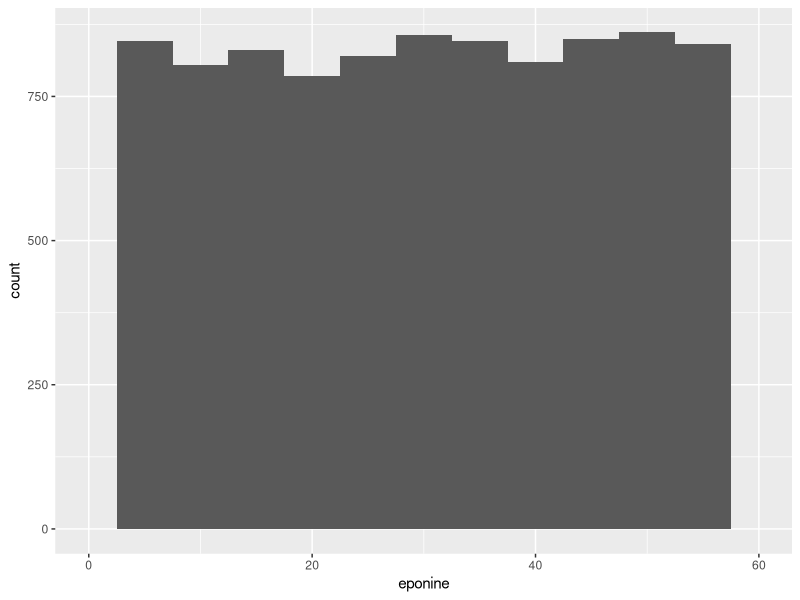
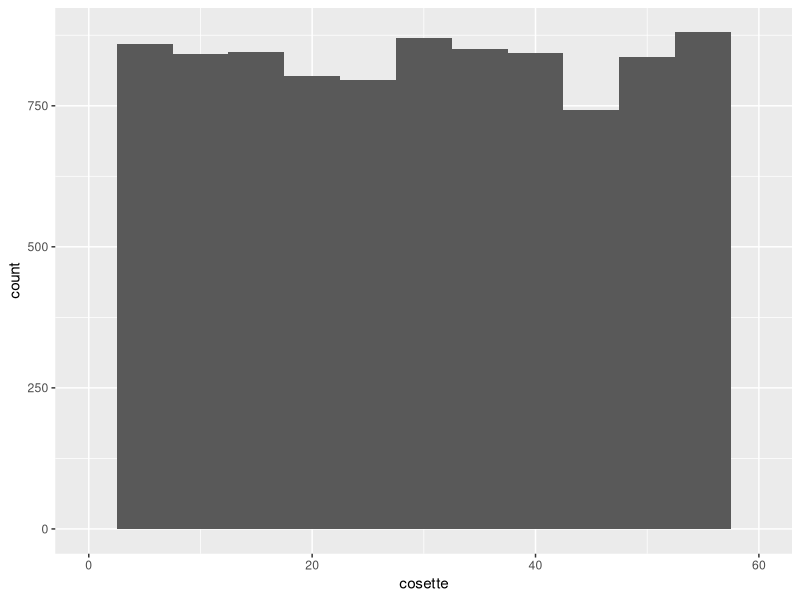
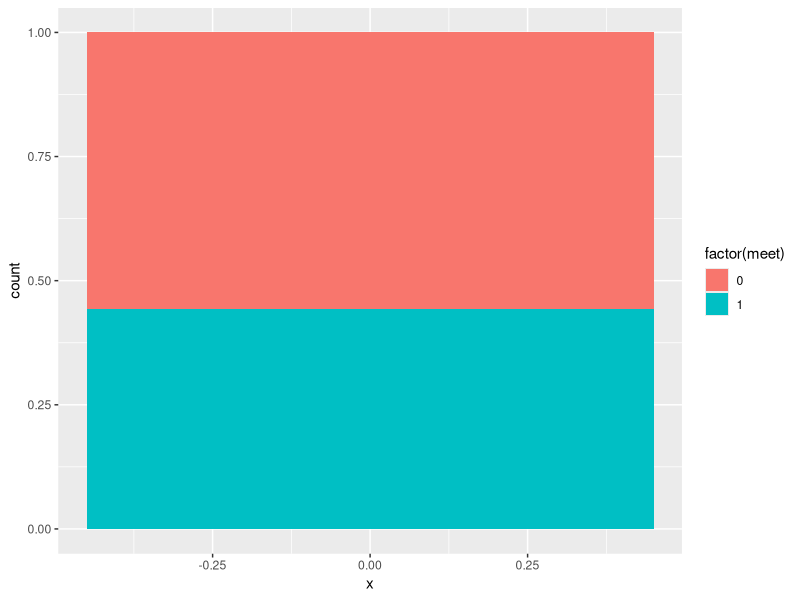
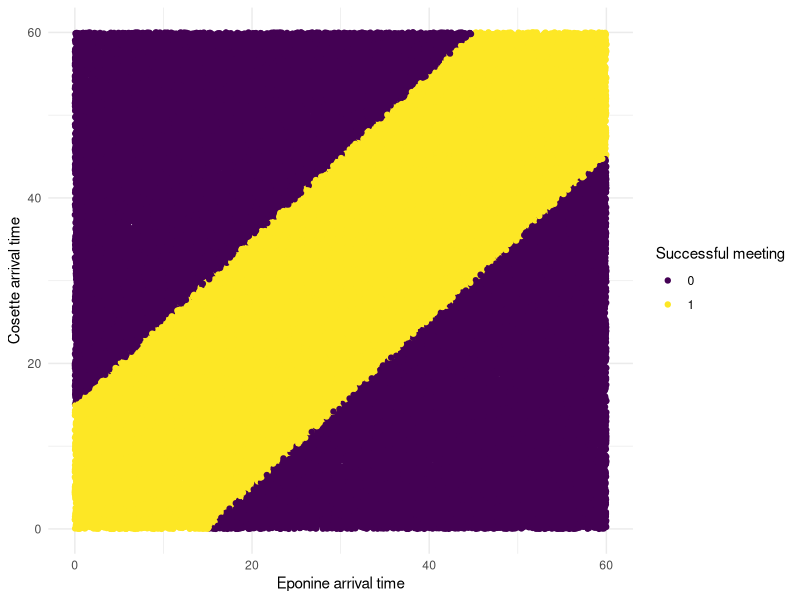
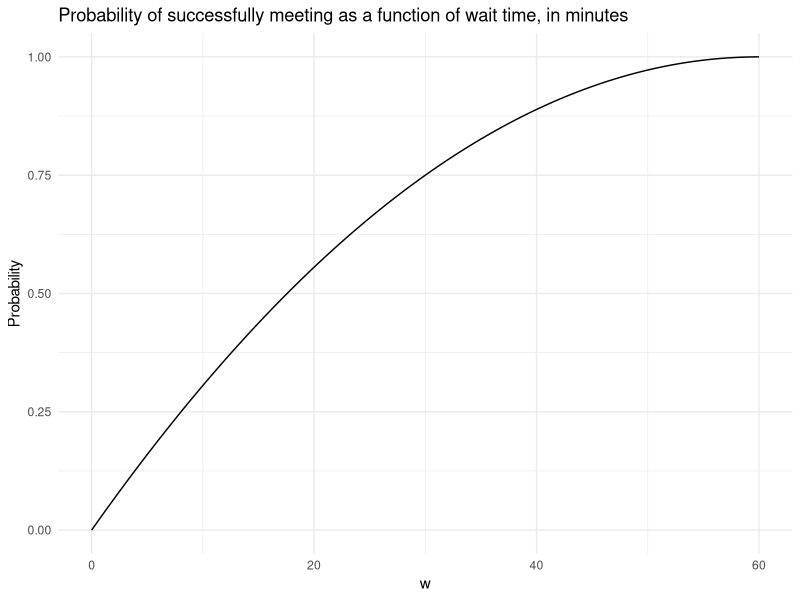

These charts were generated, in order, by the following R code:
## ---- chunk 1
knitr::opts_chunk$set(message = FALSE, warning = FALSE)
## ---- chunk 2
library(tidyverse)
## ---- chunk 3
# set number of simulations
N <- 10000

#generate arrival times
df <- data.frame(eponine = runif(N, 0, 60),
                 cosette = runif(N, 0, 60))

# create `wait_time` and `meet` variables
df <- df %>% 
  mutate(wait_time = abs(eponine - cosette),
         meet = if_else(wait_time <= 15, 1, 0))

prob_meet <- df %>% 
  summarize(prob_meet = sum(meet)/N)
prob_meet
## ---- chunk 4
# visualizations

#check uniform distribution
ggplot(df, aes(x = eponine)) +
  geom_histogram(binwidth = 5) +
  xlim(0,60)

ggplot(df, aes(x = cosette)) +
  geom_histogram(binwidth = 5) +
  xlim(0,60)

#check probability of meeting
ggplot(df, aes(x = 0, fill = factor(meet))) +
  geom_bar(position = "fill")
## ---- chunk 5
# calculate margin of error
ME <- 1/sqrt(N)
ME

# calculate confidence interval
CI <- c(prob_meet - ME, prob_meet + ME)
## ---- chunk 6
#simulation code
# set number of simulations
N <- 100000

#generate arrival times
df <- data.frame(eponine = runif(N, 0, 60),
                 cosette = runif(N, 0, 60))

# create `meet` variable
df <- df %>% 
  mutate(wait_time = abs(eponine - cosette),
         meet = if_else(wait_time <= 15, 1, 0))

prob_meet <- df %>% 
  summarize(prob_meet = sum(meet)/N)
prob_meet

# calculate margin of error
ME <- 1/sqrt(N)
ME

# calculate confidence interval
CI <- c(prob_meet - ME, prob_meet + ME)
## ---- chunk 7
median <- median(df$wait_time)
median
## ---- chunk 8
ggplot(df, aes(x = eponine, y = cosette, color = factor(meet))) +
  geom_point() +
  scale_color_viridis_d() +
  labs(color = "Successful meeting",
       x = "Eponine arrival time",
       y = "Cosette arrival time") +
  theme_minimal()
  
## ---- chunk 9
# graph probability as function of w
#create vector of wait times from 0 to 60 minutes, by 0.01 minutes
w <- seq(0, 60, by = 0.01)

#put w in a new dataframe and compute the probability of meeting as a function of w
new <- data.frame(w) %>% 
  mutate(probmeet = (1 - (60 - w)^2/3600))

#plot the probability as a function of w
ggplot(new, aes(x = w, y = probmeet)) +
  geom_line() +
  theme_minimal() +
  labs(x = "w",
       y = "Probability",
       title = "Probability of successfully meeting as a function of wait time, in minutes")
